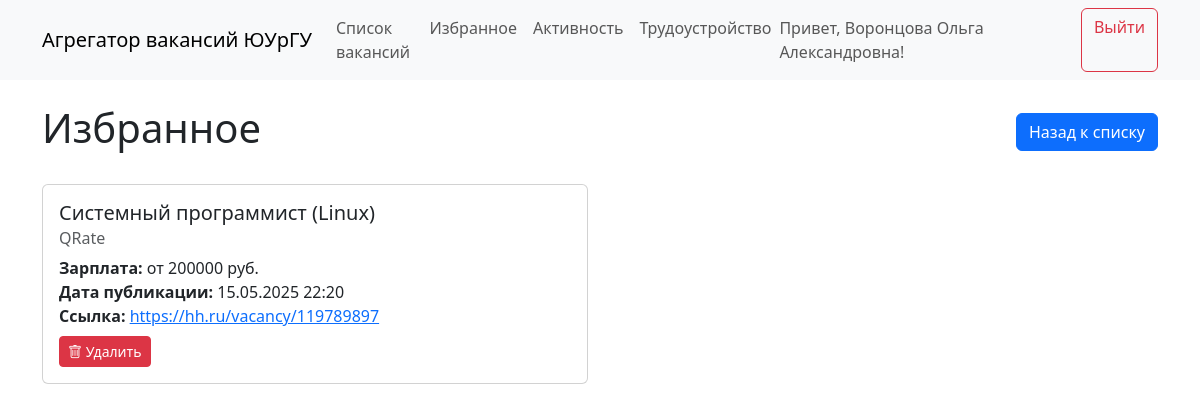
The app's page /favorites (signed in), older data.
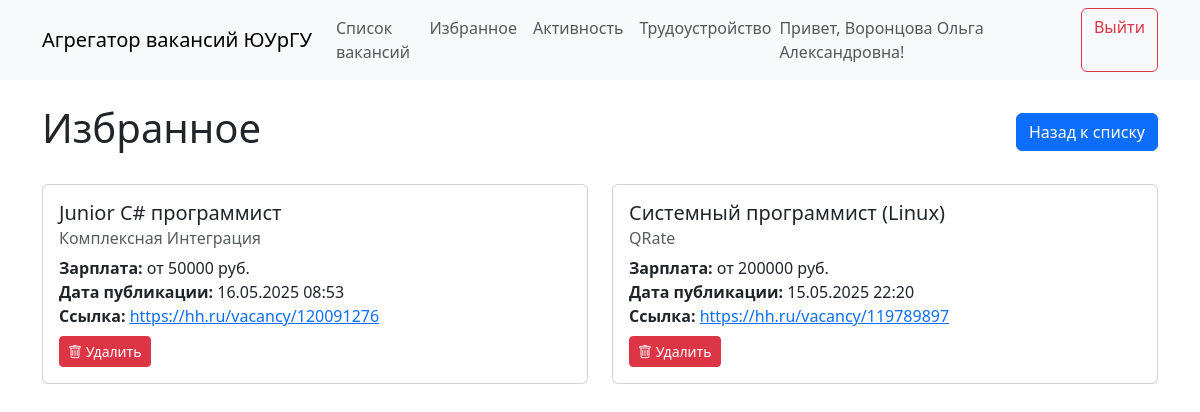
The same page, newer data.
### tables this page shows
CREATE TABLE users (
            id INTEGER PRIMARY KEY AUTOINCREMENT,
            full_name TEXT NOT NULL,
            group_number TEXT,
            email TEXT,
            phone TEXT,
            password TEXT NOT NULL,
            user_type TEXT NOT NULL,
            last_login TEXT,
            UNIQUE(full_name, user_type)
        );

CREATE TABLE vacancies (
            id INTEGER PRIMARY KEY AUTOINCREMENT,
            title TEXT NOT NULL,
            company TEXT,
            salary TEXT,
            experience TEXT,
            url TEXT UNIQUE,
            description TEXT,
            published_at TEXT
        );

### app.py (the view)
@app.route('/favorites')
def favorites():
    if 'user_id' not in session:
        return redirect(url_for('login'))
    user = get_user_by_id(session['user_id'])  # Получаем данные пользователя
    if not user:
        return redirect(url_for('login'))
    fav_vacancies = get_favorites(user['id'])
    employment = get_employment(user['id'])
    if employment:
        fav_vacancies = [v for v in fav_vacancies if v['id'] != employment['id']]
        fav_vacancies.insert(0, employment)
    return render_template('favorites.html',
                           favorites=fav_vacancies,
                           employment=employment,
                           user=user)  # Добавляем user в контекст

### app.py (called while the page is built)
@app.before_request
def before_request():
    session.permanent = True
    session.modified = True

def get_user_by_id(user_id):
    conn = sqlite3.connect('vacancies.db')
    cursor = conn.cursor()
    cursor.execute('''
        SELECT id, full_name, group_number, user_type FROM users WHERE id = ?
    ''', (user_id,))
    user = cursor.fetchone()
    conn.close()
    if user:
        return {
            'id': user[0],
            'full_name': user[1],
            'group_number': user[2],
            'user_type': user[3]
        }
    return None

### db.py (called while the page is built, shortened)
def get_favorites(user_id):
    conn = sqlite3.connect('vacancies.db')
    cursor = conn.cursor()
    cursor.execute('''
        SELECT v.id, v.title, v.company, v.salary, v.url, v.published_at
        FROM favorites f
        JOIN vacancies v ON f.vacancy_id = v.id
        WHERE f.user_id = ?
        ORDER BY f.added_at DESC
    ''', (user_id,))
    vacancies = cursor.fetchall()
    conn.close()
    return [{
        'id': v[0],
        'title': v[1],
        'company': v[2],
        'salary': v[3],
        'url': v[4],
        'published_at': v[5]
    } for v in vacancies]

def get_employment(user_id):
    conn = sqlite3.connect('vacancies.db')
    cursor = conn.cursor()
    cursor.execute('''
        SELECT v.id, v.title, v.company, v.salary, v.url, v.published_at
        FROM employment e
        JOIN vacancies v ON e.vacancy_id = v.id
        WHERE e.user_id = ?
    ''', (user_id,))
    result = cursor.fetchone()
    conn.close()
    return None

### templates/favorites.html (shortened to what this page needs)
{% extends "base.html" %}
{% block content %}
    <div class="d-flex justify-content-between align-items-center mb-4">
        <h1>Избранное</h1>
        <a href="{{ url_for('index') }}" class="btn btn-primary">Назад к списку</a>
    </div>
    {% if not favorites %}
        <div class="alert alert-info">У вас пока нет избранных вакансий</div>
    {% else %}
        <div class="row">
            {% for vacancy in favorites %}
                <div class="col-md-6 mb-4">
                    <div class="card {% if employment and employment.id == vacancy.id %}border-success{% endif %}">
                        <div class="card-body">
                            <h5 class="card-title">{{ vacancy.title }}</h5>
                            <h6 class="card-subtitle mb-2 text-muted">{{ vacancy.company }}</h6>
                            <div class="card-text mb-2">
                                <strong>Зарплата:</strong> {{ vacancy.salary }}<br>
                                <strong>Дата публикации:</strong> {{ vacancy.published_at }}<br>
                                <strong>Ссылка:</strong> <a href="{{ vacancy.url }}" target="_blank">{{ vacancy.url|truncate(30) }}</a>
                            </div>
                            <div class="d-flex justify-content-between align-items-center">
                                <button class="btn btn-sm btn-danger remove-favorite"
                                        data-vacancy-id="{{ vacancy.id }}"
                                        title="Удалить из избранного">
                                    <i class="bi bi-trash"></i> Удалить
                                </button>
                            </div>
                        </div>
                    </div>
                </div>
            {% endfor %}
        </div>
    {% endif %}
{% endblock %}

### templates/base.html (shortened to what this page needs)
<!DOCTYPE html>
<html lang="ru">
<head>
    <link href="https://cdn.jsdelivr.net/npm/bootstrap@5.3.0/dist/css/bootstrap.min.css" rel="stylesheet">
    <link rel="stylesheet" href="https://cdn.jsdelivr.net/npm/bootstrap-icons@1.8.0/font/bootstrap-icons.css">
</head>
<body>
    <nav class="navbar navbar-expand-lg navbar-light bg-light">
        <div class="container">
            <a class="navbar-brand" href="{{ url_for('index') }}">Агрегатор вакансий ЮУрГУ</a>
            <div class="collapse navbar-collapse" id="navbarNav">
                <ul class="navbar-nav me-auto">
                    <li class="nav-item">
                        <a class="nav-link" href="{{ url_for('index') }}">Список вакансий</a>
                    </li>
                    {% if 'user_id' in session %}
                        <li class="nav-item">
                            <a class="nav-link" href="{{ url_for('favorites') }}">Избранное</a>
                        </li>
                        {% if user and user.user_type == 'university' %}
                            <li class="nav-item">
                                <a class="nav-link" href="{{ url_for('user_activity') }}">Активность</a>
                            </li>
                            <li class="nav-item">
                                <a class="nav-link" href="{{ url_for('employment_report') }}">Трудоустройство</a>
                            </li>
                        {% endif %}
                    {% endif %}
                </ul>
                <div class="d-flex">
                    {% if 'user_id' in session and user %}
                        <span class="navbar-text me-3">Привет, {{ user.full_name }}!</span>
                        <a href="{{ url_for('logout') }}" class="btn btn-outline-danger">Выйти</a>
                    {% else %}
                        <a href="{{ url_for('login') }}" class="btn btn-outline-primary me-2">Войти</a>
                        <a href="{{ url_for('register') }}" class="btn btn-primary">Зарегистрироваться</a>
                    {% endif %}
                </div>
            </div>
        </div>
    </nav>
    <div class="container mt-4">
        {% block content %}{% endblock %}
    </div>
</body>
</html>

Row changes from the older to the newer data that the page shows:
added vacancies: title "Junior C# программист", company "Комплексная Интеграция", salary "от 50000 руб.", published_at "16.05.2025 08:53", url "https://hh.ru/vacancy/120091276"
